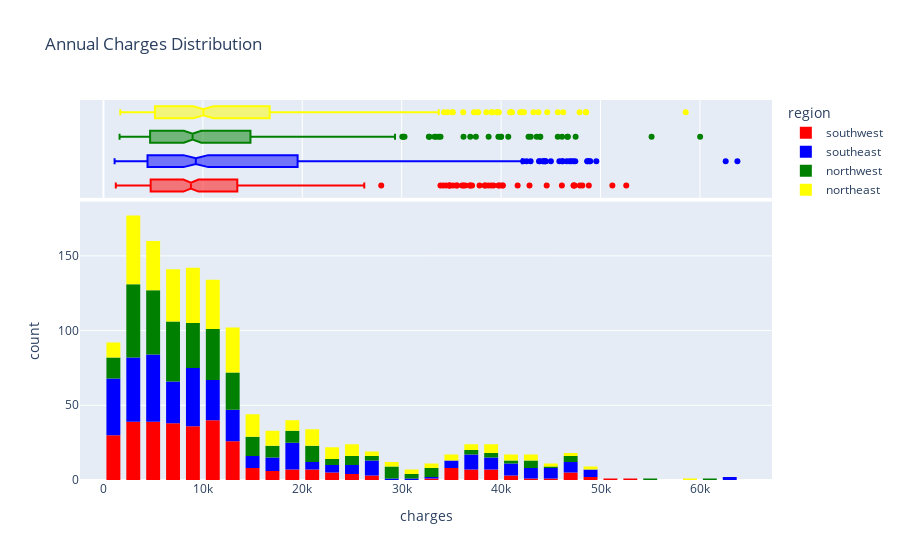

Source (notebook cell):
### Code cell
fig = px.histogram(medical_df,x='charges',marginal='box',color='region',color_discrete_sequence=['red','blue','green','yellow'],title='Annual Charges Distribution')
fig.update_layout(bargap=0.3)
fig.show()

### Figure 1 — Plotly figure (JSON) as saved in the notebook; plotly's stock layout.template omitted (floating-point values rounded to 4 significant figures; data arrays with more than 128 entries replaced by an {"elided": "..."} marker saying what was removed)
{"data": [{"bingroup": "x", "hovertemplate": "region=southwest<br>charges=%{x}<br>count=%{y}<extra></extra>", "legendgroup": "southwest", "marker": {"color": "red", "pattern": {"shape": ""}}, "name": "southwest", "orientation": "v", "showlegend": true, "type": "histogram", "x": {"elided": "325 float values"}, "xaxis": "x", "yaxis": "y"}, {"hovertemplate": "region=southwest<br>charges=%{x}<extra></extra>", "legendgroup": "southwest", "marker": {"color": "red"}, "name": "southwest", "notched": true, "showlegend": false, "type": "box", "x": {"elided": "325 float values"}, "xaxis": "x2", "yaxis": "y2"}, {"bingroup": "x", "hovertemplate": "region=southeast<br>charges=%{x}<br>count=%{y}<extra></extra>", "legendgroup": "southeast", "marker": {"color": "blue", "pattern": {"shape": ""}}, "name": "southeast", "orientation": "v", "showlegend": true, "type": "histogram", "x": {"elided": "364 float values"}, "xaxis": "x", "yaxis": "y"}, {"hovertemplate": "region=southeast<br>charges=%{x}<extra></extra>", "legendgroup": "southeast", "marker": {"color": "blue"}, "name": "southeast", "notched": true, "showlegend": false, "type": "box", "x": {"elided": "364 float values"}, "xaxis": "x2", "yaxis": "y2"}, {"bingroup": "x", "hovertemplate": "region=northwest<br>charges=%{x}<br>count=%{y}<extra></extra>", "legendgroup": "northwest", "marker": {"color": "green", "pattern": {"shape": ""}}, "name": "northwest", "orientation": "v", "showlegend": true, "type": "histogram", "x": {"elided": "325 float values"}, "xaxis": "x", "yaxis": "y"}, {"hovertemplate": "region=northwest<br>charges=%{x}<extra></extra>", "legendgroup": "northwest", "marker": {"color": "green"}, "name": "northwest", "notched": true, "showlegend": false, "type": "box", "x": {"elided": "325 float values"}, "xaxis": "x2", "yaxis": "y2"}, {"bingroup": "x", "hovertemplate": "region=northeast<br>charges=%{x}<br>count=%{y}<extra></extra>", "legendgroup": "northeast", "marker": {"color": "yellow", "pattern": {"shape": ""}}, "name": "northeast", "orientation": "v", "showlegend": true, "type": "histogram", "x": {"elided": "324 float values"}, "xaxis": "x", "yaxis": "y"}, {"hovertemplate": "region=northeast<br>charges=%{x}<extra></extra>", "legendgroup": "northeast", "marker": {"color": "yellow"}, "name": "northeast", "notched": true, "showlegend": false, "type": "box", "x": {"elided": "324 float values"}, "xaxis": "x2", "yaxis": "y2"}], "layout": {"bargap": 0.3, "barmode": "relative", "legend": {"title": {"text": "region"}, "tracegroupgap": 0}, "title": {"text": "Annual Charges Distribution"}, "xaxis": {"anchor": "y", "domain": [0, 1], "title": {"text": "charges"}}, "xaxis2": {"anchor": "y2", "domain": [0, 1], "matches": "x", "showgrid": true, "showticklabels": false}, "yaxis": {"anchor": "x", "domain": [0, 0.7326], "title": {"text": "count"}}, "yaxis2": {"anchor": "x2", "domain": [0.7426, 1], "matches": "y2", "showgrid": false, "showline": false, "showticklabels": false, "ticks": ""}}}
